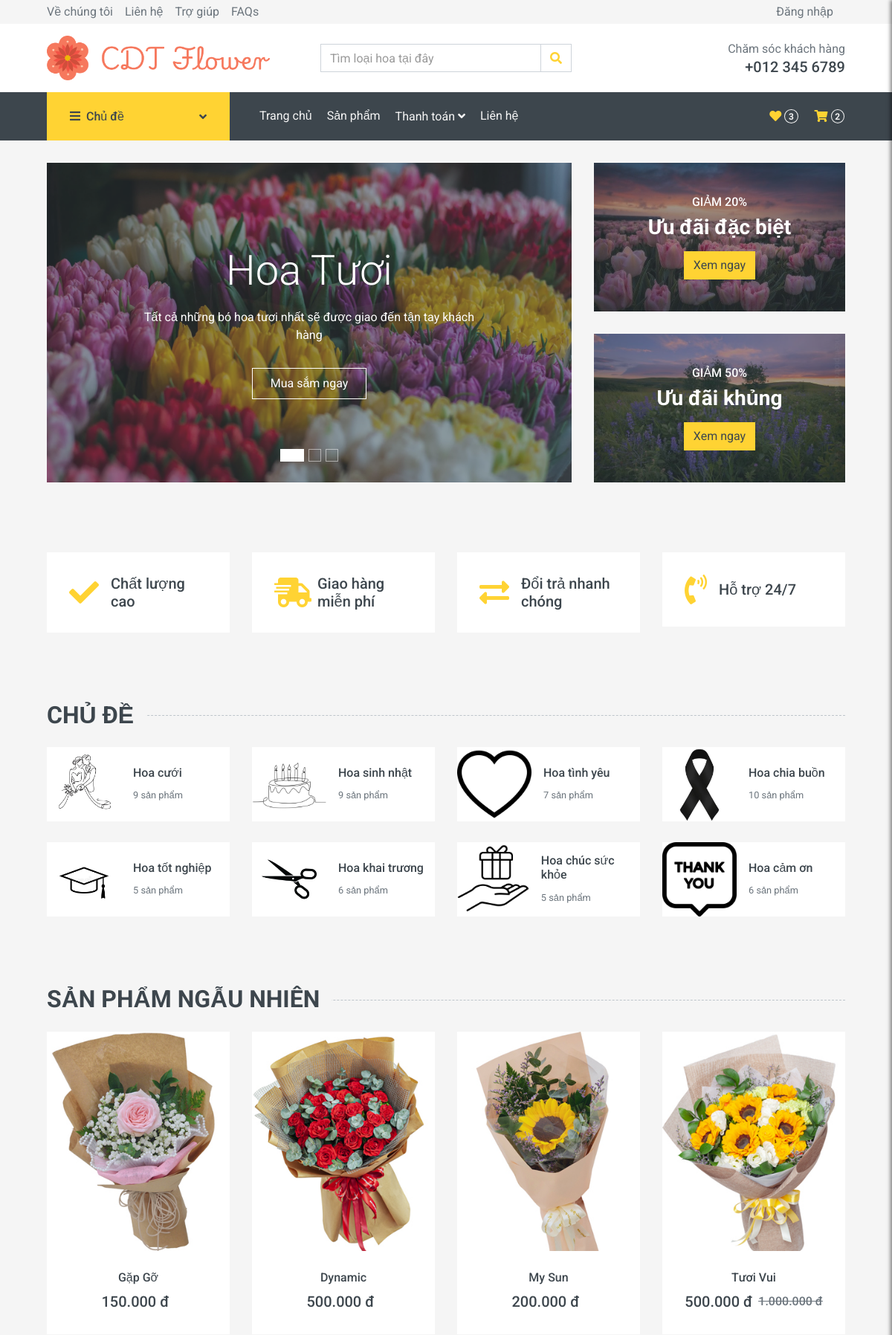
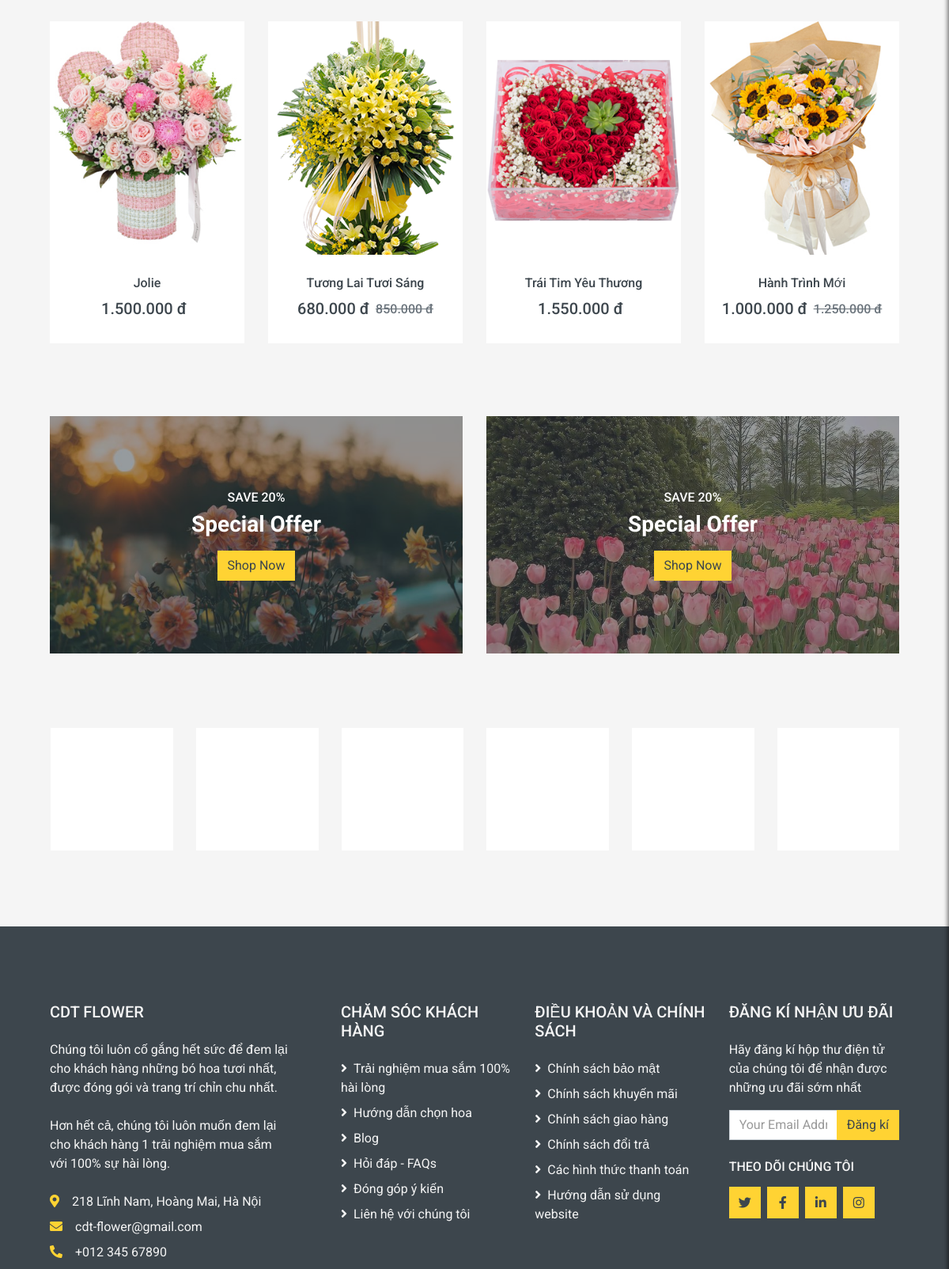
The page / (upper part) on the database its author committed (2 pictures, top to bottom).
### tables this page shows
CREATE TABLE `sanpham` (
  `MaSanPham` int(11) NOT NULL,
  `TenSanPham` varchar(200) NOT NULL,
  `MaDanhMuc` int(11) NOT NULL,
  `Mau` varchar(50) NOT NULL,
  `MoTa` text NOT NULL,
  `Gia` decimal(10,0) NOT NULL,
  `HinhAnh` varchar(200) NOT NULL,
  `TonKho` int(11) NOT NULL,
  `GiamGia` int(11) NOT NULL
);

### index.php (the view, shortened to what this page needs)
<?php require_once('header.php'); ?>
<div class="container-fluid mb-3">
    <div class="row px-xl-5">
        <div class="col-lg-8">
            <div id="header-carousel" class="carousel slide carousel-fade mb-30 mb-lg-0" data-ride="carousel">
                <ol class="carousel-indicators">
                    <li data-target="#header-carousel" data-slide-to="0" class="active"></li>
                    <li data-target="#header-carousel" data-slide-to="1"></li>
                    <li data-target="#header-carousel" data-slide-to="2"></li>
                </ol>
                <div class="carousel-inner">
                    <div class="carousel-item position-relative active" style="height: 430px;">
                        <img class="position-absolute w-100 h-100" src="img/anh_for_web/flower_to.webp" style="object-fit: cover;">
                        <div class="carousel-caption d-flex flex-column align-items-center justify-content-center">
                            <div class="p-3" style="max-width: 700px;">
                                <h1 class="display-4 text-white mb-3 animate__animated animate__fadeInDown">Hoa Tươi</h1>
                                <p class="mx-md-5 px-5 animate__animated animate__bounceIn">Tất cả những bó hoa tươi nhất sẽ được giao đến tận tay khách hàng</p>
                                <a class="btn btn-outline-light py-2 px-4 mt-3 animate__animated animate__fadeInUp" href="#">Mua sắm ngay</a>
                            </div>
                        </div>
                    </div>
                </div>
            </div>
        </div>
        <div class="col-lg-4">
            <div class="product-offer mb-30" style="height: 200px;">
                <img class="img-fluid" src="img/anh_for_web/giam20.jpg" alt="">
                <div class="offer-text">
                    <h6 class="text-white text-uppercase">Giảm 20%</h6>
                    <h3 class="text-white mb-3">Ưu đãi đặc biệt</h3>
                    <a href="" class="btn btn-primary">Xem ngay</a>
                </div>
            </div>
            <div class="product-offer mb-30" style="height: 200px;">
                <img class="img-fluid" src="img/anh_for_web/giam50.jpg" alt="">
                <div class="offer-text">
                    <h6 class="text-white text-uppercase">Giảm 50%</h6>
                    <h3 class="text-white mb-3">Ưu đãi khủng</h3>
                    <a href="" class="btn btn-primary">Xem ngay</a>
                </div>
            </div>
        </div>
    </div>
</div>
<div class="container-fluid pt-5">
    <div class="row px-xl-5 pb-3">
        <div class="col-lg-3 col-md-6 col-sm-12 pb-1">
            <div class="d-flex align-items-center bg-light mb-4" style="padding: 30px;">
                <h1 class="xoay fa fa-check text-primary m-0 mr-3"></h1>
                <h5 class="font-weight-semi-bold m-0">Chất lượng cao</h5>
            </div>
        </div>
        <div class="col-lg-3 col-md-6 col-sm-12 pb-1">
            <div class="d-flex align-items-center bg-light mb-4" style="padding: 30px;">
                <h1 class="xoay fa fa-shipping-fast text-primary m-0 mr-2"></h1>
                <h5 class="font-weight-semi-bold m-0">Giao hàng miễn phí </h5>
            </div>
        </div>
        <div class="col-lg-3 col-md-6 col-sm-12 pb-1">
            <div class="d-flex align-items-center bg-light mb-4" style="padding: 30px;">
                <h1 class="xoay fas fa-exchange-alt text-primary m-0 mr-3"></h1>
                <h5 class="font-weight-semi-bold m-0">Đổi trả nhanh chóng</h5>
            </div>
        </div>
        <div class="col-lg-3 col-md-6 col-sm-12 pb-1">
            <div class="d-flex align-items-center bg-light mb-4" style="padding: 30px;">
                <h1 class="xoay fa fa-phone-volume text-primary m-0 mr-3"></h1>
                <h5 class="font-weight-semi-bold m-0">Hỗ trợ 24/7</h5>
            </div>
        </div>
    </div>
</div>
<?php
require_once('database/db_connect.php');
$danhmuc = [
    ["id" => 1, "name" => "Hoa cưới", "img" => "img/chude/cuoi.jpg"],
    ["id" => 2, "name" => "Hoa sinh nhật", "img" => "img/chude/sinhnhat.jpg"],
    ["id" => 3, "name" => "Hoa tình yêu", "img" => "img/chude/tinhyeu.jpg"],
    ["id" => 8, "name" => "Hoa chia buồn", "img" => "img/chude/chiabuon.jpg"],
    ["id" => 4, "name" => "Hoa tốt nghiệp", "img" => "img/chude/totnghiep.jpg"],
    ["id" => 5, "name" => "Hoa khai trương", "img" => "img/chude/khaitruong.jpg"],
    ["id" => 6, "name" => "Hoa chúc sức khỏe", "img" => "img/chude/chucsuckhoe.jpg"],
    ["id" => 7, "name" => "Hoa cảm ơn", "img" => "img/chude/camon.jpg"],
];
?>
<div class="container-fluid pt-5">
    <h2 class="section-title position-relative text-uppercase mx-xl-5 mb-4"><span class="bg-secondary pr-3">Chủ đề</span></h2>
    <div class="row px-xl-5 pb-3">
        <?php
        foreach ($danhmuc as $madanhmuc) {
            $sql = "SELECT count(*) as tong FROM sanpham WHERE MaDanhMuc = ?";
            $stmt = mysqli_prepare($conn, $sql);
            mysqli_stmt_bind_param($stmt, "i", $madanhmuc["id"]);
            mysqli_stmt_execute($stmt);
            mysqli_stmt_bind_result($stmt, $tong);
            ?>
            <div class="col-lg-3 col-md-4 col-sm-6 pb-1">
                <a class="text-decoration-none" href="shop.php?theme=<?php echo urlencode($madanhmuc['name']); ?>">
                    <div class="cat-item img-zoom d-flex align-items-center mb-4">
                        <div class="overflow-hidden" style="width: 100px; height: 100px;">
                            <img class="img-fluid" src="<?php echo $madanhmuc["img"]; ?>" alt="">
                        </div>
                        <div class="flex-fill pl-3">
                            <h6><?php echo $madanhmuc["name"]; ?></h6>
                            <small class="text-body"><?php echo $tong; ?> sản phẩm</small>
                        </div>
                    </div>
                </a>
            </div>
        <?php } ?>
    </div>
</div>
<div class="container-fluid pt-5 pb-3">
    <h2 class="section-title position-relative text-uppercase mx-xl-5 mb-4">
        <span class="bg-secondary pr-3">Sản phẩm ngẫu nhiên</span>
    </h2>
    <div class="row px-xl-5">
        <?php
        require_once('database/db_connect.php');
        $products = [];
        $sql = "SELECT * FROM sanpham ORDER BY RAND() LIMIT 8";
        $ketqua = mysqli_query($conn, $sql);
        while ($row = mysqli_fetch_row($ketqua)) {
            $products[] = $row;
        }
        for ($i = 0; $i < count($products); $i++) {
        ?>
            <div class="col-lg-3 col-md-4 col-sm-6 pb-1">
                <div class="product-item bg-light mb-4">
                    <div class="product-img position-relative overflow-hidden">
                        <img class="img-fluid w-100" src="<?php echo $products[$i][6]; ?>" alt="">
                        <div class="product-action">
                        </div>
                    </div>
                    <div class="text-center py-4">
                        <a class="h6 text-decoration-none text-truncate" href="detail.php"><?php echo $products[$i][1]; ?></a>
                        <div class="d-flex align-items-center justify-content-center mt-2">
                            <h5><?php echo number_format($products[$i][5], 0, ',', '.') . " đ"; ?></h5>
                            <h6 class="text-muted ml-2"><del>
                                    <?php
                                    if ($products[$i][8] == 20) {
                                        $giachuagiam = $products[$i][5] / 0.8;
                                        echo "<del>" . number_format($giachuagiam, 0, ',', '.') . " đ</del>";
                                    } elseif ($products[$i][8] == 50) {
                                        $giachuagiam = $products[$i][5] * 2;
                                        echo "<del>" . number_format($giachuagiam, 0, ',', '.') . " đ</del>";
                                    }
                                    ?>
                                </del></h6>
                        </div>
                    </div>
                </div>
            </div>
        <?php } ?>
    </div>
</div>
    <div class="container-fluid pt-5 pb-3">
        <div class="row px-xl-5">
            <div class="col-md-6">
                <div class="product-offer mb-30" style="height: 300px;">
                    <img class="img-fluid" src="img/vuonhoa1.jpg" alt="">
                    <div class="offer-text">
                        <h6 class="text-white text-uppercase">Save 20%</h6>
                        <h3 class="text-white mb-3">Special Offer</h3>
                        <a href="" class="btn btn-primary">Shop Now</a>
                    </div>
                </div>
            </div>
            <div class="col-md-6">
                <div class="product-offer mb-30" style="height: 300px;">
                    <img class="img-fluid" src="img/vuonhoa2.jpg" alt="">
                    <div class="offer-text">
                        <h6 class="text-white text-uppercase">Save 20%</h6>
                        <h3 class="text-white mb-3">Special Offer</h3>
                        <a href="" class="btn btn-primary">Shop Now</a>
                    </div>
                </div>
            </div>
        </div>
    </div>
    <div class="container-fluid py-5">
        <div class="row px-xl-5">
            <div class="col">
                <div class="owl-carousel vendor-carousel">
                    <div class="bg-light p-4">
                        <img src="img/dai_ly/vendor1.jpg" alt="">
                    </div>
                    <div class="bg-light p-4">
                        <img src="img/dai_ly/vendor2.jpg" alt="">
                    </div>
                    <div class="bg-light p-4">
                        <img src="img/dai_ly/vendor3.jpg" alt="">
                    </div>
                    <div class="bg-light p-4">
                        <img src="img/dai_ly/vendor4.jpg" alt="">
                    </div>
                </div>
            </div>
        </div>
    </div>
    <?php include 'footer.php'; ?>
</body>
</html>

### index.php (style rules this page uses)
.xoay { transition: transform 0.5s; }

### rows shown on the page
sanpham: shows a picture, TenSanPham "Gặp Gỡ", Gia "150.000"
sanpham: shows a picture, TenSanPham "Dynamic", Gia "500.000"
sanpham: shows a picture, TenSanPham "My Sun", Gia "200.000"
sanpham: shows a picture, TenSanPham "Tươi Vui", Gia "500.000", Gia "1.000.000"
sanpham: shows a picture, TenSanPham "Jolie", Gia "1.500.000"
sanpham: shows a picture, TenSanPham "Tương Lai Tươi Sáng", Gia "680.000", Gia "850.000"
sanpham: shows a picture, TenSanPham "Trái Tim Yêu Thương", Gia "1.550.000"
sanpham: shows a picture, TenSanPham "Hành Trình Mới", Gia "1.000.000", Gia "1.250.000"

### other values the page prints
count($maSP_giohang) "2"
$madanhmuc["name"] "Hoa cưới"
$tong "9"
$madanhmuc["name"] "Hoa sinh nhật"
$madanhmuc["name"] "Hoa tình yêu"
$tong "7"
$madanhmuc["name"] "Hoa chia buồn"
$tong "10"
$madanhmuc["name"] "Hoa tốt nghiệp"
$tong "5"
$madanhmuc["name"] "Hoa khai trương"
$tong "6"
$madanhmuc["name"] "Hoa chúc sức khỏe"
$madanhmuc["name"] "Hoa cảm ơn"
